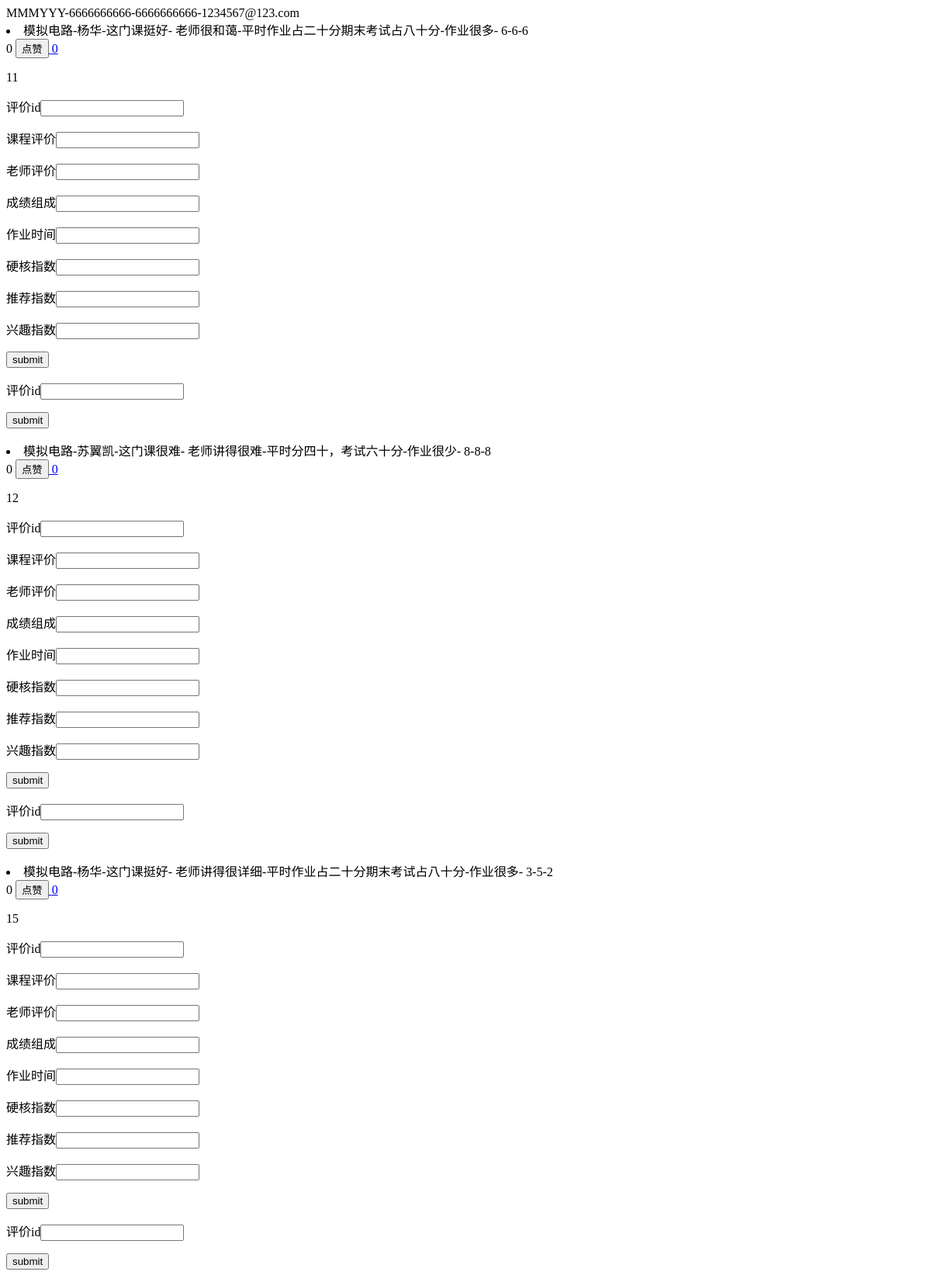
/my_account/ (signed in), run on an earlier commit of the app's database.
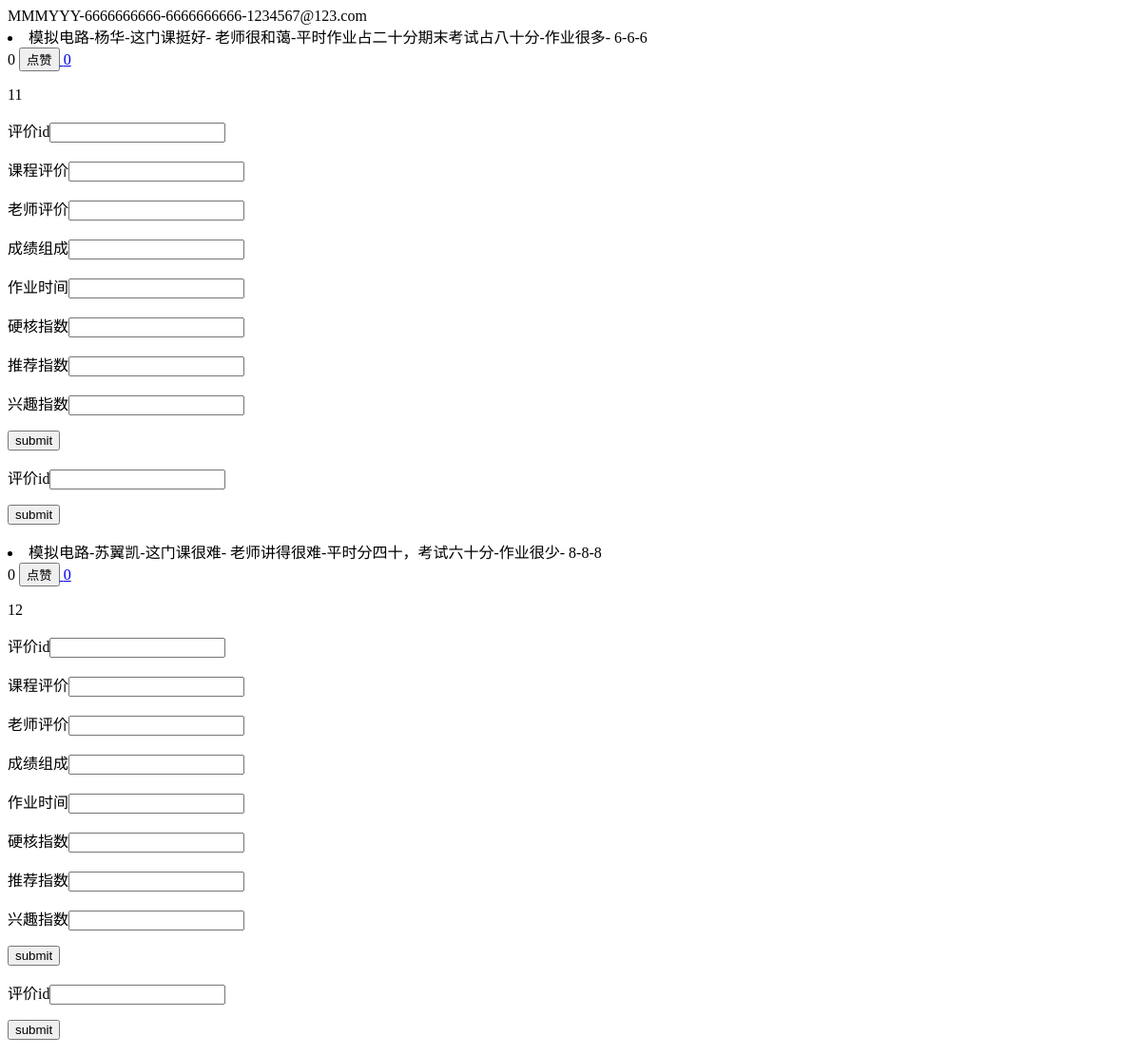
And on a later commit of the database.
### log_sign/models.py (models this page shows)
class normal_user(models.Model):
    user = models.OneToOneField(User, on_delete=models.CASCADE)
    student_number = models.CharField(blank=True, max_length=50)
    phone = models.CharField(blank=True, max_length=50)
    class Meta:
        verbose_name_plural = 'normal_user'

### course_search_judgement/models.py (models this page shows)
class judgement_system(models.Model):
    name = models.ForeignKey(normal_user, on_delete=models.CASCADE)
    course = models.ForeignKey(course, on_delete=models.CASCADE)
    create_date = models.DateTimeField(default=datetime.datetime.now())
    recommend_mark = models.DecimalField(max_digits=2, decimal_places=0)  # 推荐程度
    hard_core_mark = models.DecimalField(max_digits=2, decimal_places=0)  # 硬核程度
    mark_of_interest = models.DecimalField(max_digits=2, decimal_places=0)  # 无聊程度
    time_for_homework = models.CharField(max_length=100, null=False)  # 平时作业及用时
    the_constitution_of_grade = models.CharField(max_length=50, null=False)  # 综合分数组成
    comment_of_the_course = models.CharField(max_length=300, null=False)  # 课程体验及评价
    comment_of_the_teacher = models.CharField(max_length=300, null=False)  # 教师评价
    number_of_thumb_up = models.DecimalField(max_digits=3, decimal_places=0, default=0)  # 点赞的数目

class course(models.Model):
    name = models.CharField(max_length=20, null=False)
    teacher = models.CharField(max_length=10, null=False)
    credit = models.DecimalField(max_digits=10, decimal_places=1)
    type = models.CharField(max_length=20)

### my_account/views.py (the view)
# urls.py: path('', views.my_account, name='my_account'),
def my_account(request):
    user = request.user
    user_ = normal_user.objects.filter(user=user)
    user_id = user_[0].id
    judges = judgement_system.objects.filter(name_id=user_id)
    normal_user_ = normal_user.objects.filter(id=user_id)
    judges.student_number = normal_user_[0].student_number
    judges.phone = normal_user_[0].phone
    auth_ = User.objects.filter(id=normal_user_[0].user_id)
    judges.email = auth_[0].email
    judges.username = auth_[0].username
    for judge in judges:
        my_course = course.objects.filter(id=judge.course_id)
        judge.course_name = my_course[0].name
        judge.course_teacher = my_course[0].teacher
    for judge in judges:
        thumb_ = thumb_up.objects.filter(user_id_id=user_id, judgement_id_id=judge.id)
        if thumb_:
            judge.tb = 1
        else:
            judge.tb = 0
    return render(request, 'my_account.html', {'my_account': judges})

### templates/my_account.html (shortened to what this page needs)
<!DOCTYPE html>
<html lang="en">
<head>
</head>
<body>
{{ my_account.username }}-{{ my_account.student_number }}-{{ my_account.phone }}-{{ my_account.email }}
{% for judge in my_account %}
    <li>{{ judge.course_name }}-{{ judge.course_teacher }}-{{ judge.comment_of_the_course}}-
        {{ judge.comment_of_the_teacher }}-{{ judge.the_constitution_of_grade }}-{{ judge.time_for_homework }}-
        {{ judge.hard_core_mark }}-{{ judge.recommend_mark }}-{{ judge.mark_of_interest }}</li>
        {{ judge.number_of_thumb_up }}
    <a href="{% url 'my_account:thumb'  p2=judge.id %}">
    <button>点赞</button>
    {{ judge.tb }}
    </a>
    <p>{{ judge.id }}</p>
    <form action="/my_account/modify_judgement/" method="post">
    <p>评价id<input type="text" name="id"></p>
    <p>课程评价<input type="text" name="comment_of_the_course"></p>
    <p>老师评价<input type="text" name="comment_of_the_teacher"></p>
    <p>成绩组成<input type="text" name="the_constitution_of_grade "></p>
    <p>作业时间<input type="text" name="time_for_homework"></p>
    <p>硬核指数<input type="text" name="hard_core_mark"></p>
    <p>推荐指数<input type="text" name="recommend_mark"></p>
    <p>兴趣指数<input type="text" name="mark_of_interest"></p>
    <p><input type="submit" value="submit"></p> </form>
    <form action="/my_account/delete_judgement/" method="post">
    <p>评价id<input type="text" name="id"></p>
    <p><input type="submit" value="submit"></p> </form>
{% endfor %}
</body>
</html>

What changed in the data, as far as the page shows it:
removed judgement_system: course_name "模拟电路", course_teacher "杨华", comment_of_the_course "这门课挺好", comment_of_the_teacher "老师讲得很详细", the_constitution_of_grade "平时作业占二十分期末考试占八十分", time_for_homework "作业很多", hard_core_mark "3", recommend_mark "5", mark_of_interest "2", number_of_thumb_up "0", tb "0", id "15"
